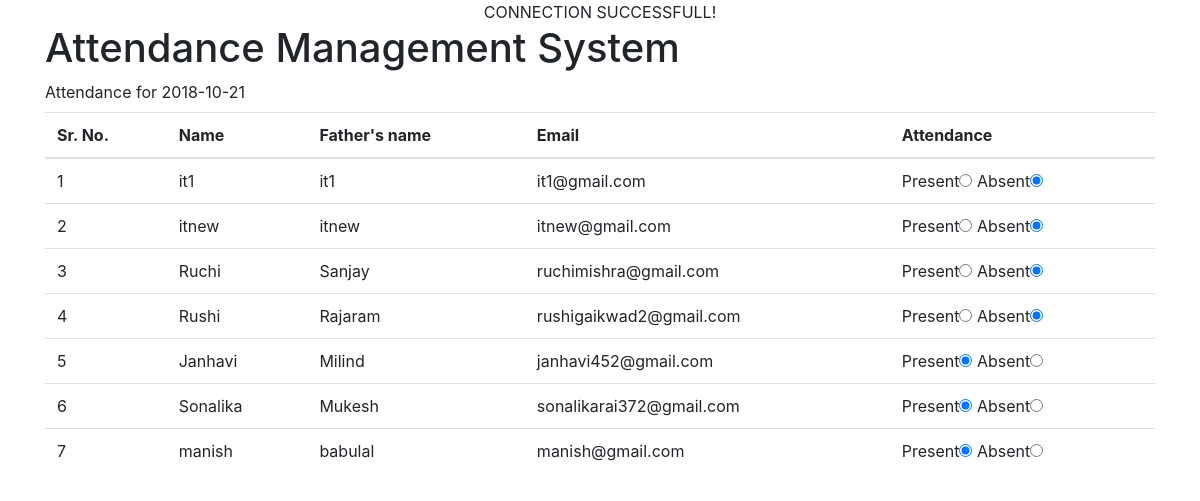
The app's page /viewp_it.php?date=2018-10-21 with its own data.
### tables this page shows
CREATE TABLE IF NOT EXISTS `it` (
  `att_id` int(11) NOT NULL AUTO_INCREMENT,
  `value` varchar(250) DEFAULT NULL,
  `emp_id` varchar(250) DEFAULT NULL,
  `date` date DEFAULT NULL,
  PRIMARY KEY (`att_id`)
);

CREATE TABLE IF NOT EXISTS `std_it` (
  `emp_id` int(2) NOT NULL AUTO_INCREMENT,
  `name` varchar(250) NOT NULL,
  `fname` varchar(250) NOT NULL,
  `email` varchar(100) NOT NULL,
  PRIMARY KEY (`emp_id`)
);

### viewp_it.php (the view, shortened to what this page needs)
<?php include_once("connection.php"); ?>
<!DOCTYPE html>
<html>
<head>
<link rel="stylesheet" href="https://maxcdn.bootstrapcdn.com/bootstrap/4.1.3/css/bootstrap.min.css">
</head>
<body>
<div class="panel panel-default container">
<div class="panel-heading">
    <h1 style="text-align: canter;">Attendance Management System</h1>
</div>
<div class="panel-body">
<form method="post">
<table class="table">
	<thead>
	<tr>
	<th>Sr. No.</th>
	<th>Name</th>
	<th>Father's name</th>
	<th>Email</th>
	<th>Attendance</th>
	</tr>
	</thead>
	<?php
	if($_GET['date']){
		$date=$_GET['date'];
	$query="select std_it.*,it.* from it
	inner join std_it on it.emp_id=std_it.emp_id and
	it.date='$date'";
	$result=$link->query($query);
	if($result->num_rows>0){
		$i=0;
	while($val=$result->fetch_assoc()){
		$i++;
	?>
	<tr>
	<td><?php echo $i; ?></td>
	<td><?php echo $val['name']; ?></td>
	<td><?php echo $val['fname']; ?></td>
	<td><?php echo $val['email']; ?></td>
	<td>
	Present<input type="radio" value="Present" <?php
	if($val['value']=='Present')
		echo "checked";
	?>
	>
	Absent<input type="radio" value="Absent" <?php
	if($val['value']=='Absent')
		echo "checked";
	?>
	>
	</td>
	</tr>
	<?php }} } ?>
	</div>

### records on screen
it: std_it.name "it1", std_it.fname "it1", std_it.email "it1@gmail.com", value "☑"
it: std_it.name "itnew", std_it.fname "itnew", std_it.email "itnew@gmail.com", value "☑"
it: std_it.name "Ruchi", std_it.fname "Sanjay", std_it.email "ruchimishra@gmail.com", value "☑"
it: std_it.name "Rushi", std_it.fname "Rajaram", std_it.email "rushigaikwad2@gmail.com", value "☑"
it: std_it.name "Janhavi", std_it.fname "Milind", std_it.email "janhavi452@gmail.com", value "☑"
it: std_it.name "Sonalika", std_it.fname "Mukesh", std_it.email "sonalikarai372@gmail.com", value "☑"
it: std_it.name "manish", std_it.fname "babulal", std_it.email "manish@gmail.com", value "☑"
